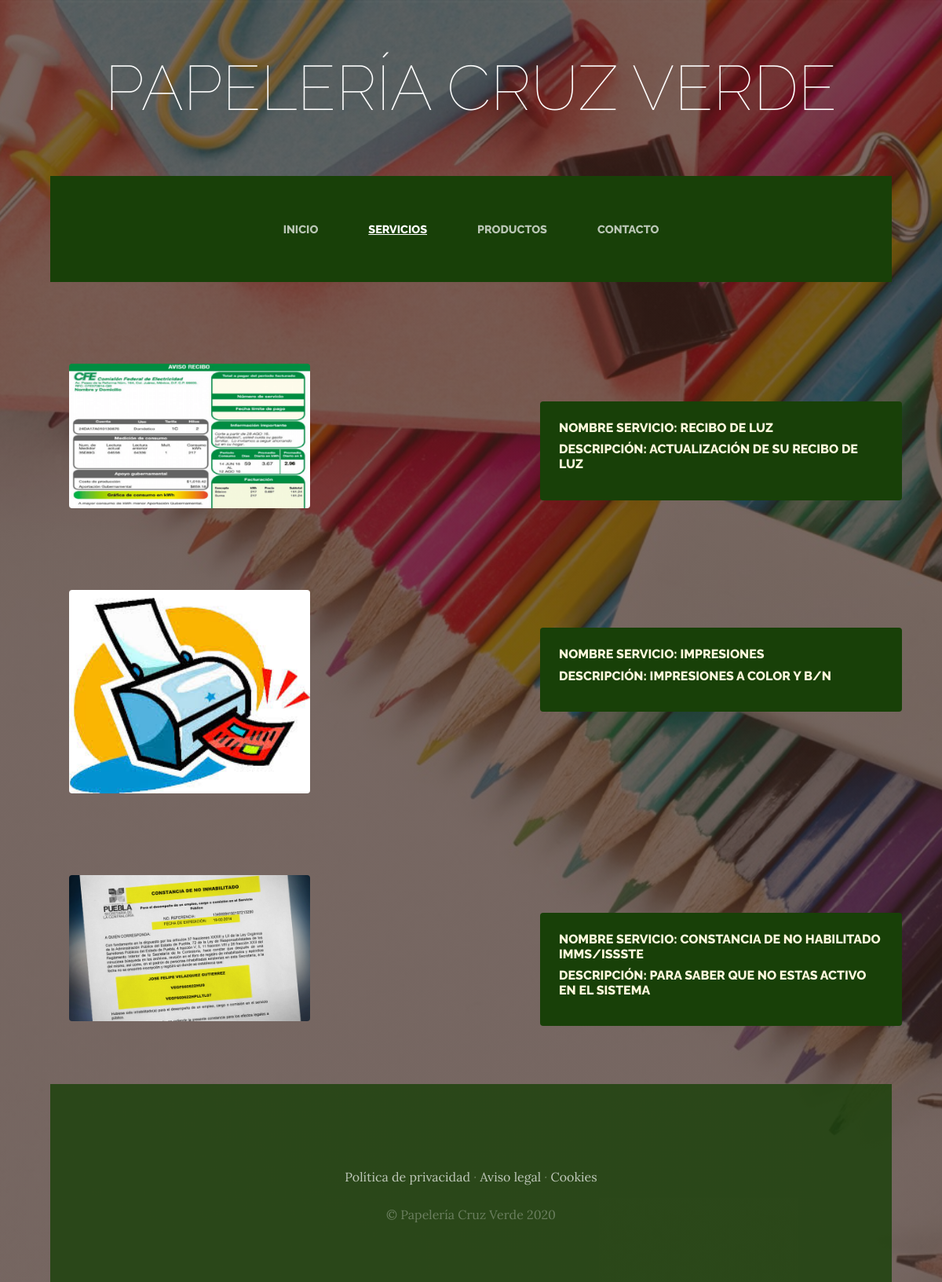
The app's page /servicios/ with its own data.
### servicios/models.py (models this page shows, shortened)
class Servicio(models.Model):
    titulo = models.CharField(max_length=50)
    contenido = models.CharField(max_length=50)
    imagen = models.ImageField(upload_to='servicios')
    created = models.DateTimeField(auto_now_add=True)
    updated = models.DateTimeField(auto_now_add=True)
    class Meta:
        verbose_name = 'servicio'
        verbose_name_plural = 'servicios'

### servicios/views.py (the view)
# urls.py: path('servicios/', include('servicios.urls')),
def servicios(request):
    servicios = Servicio.objects.all()
    return render(request,"servicios/servicios.html",{'servicios': servicios})

### servicios/templates/servicios/servicios.html (shortened to what this page needs)
{% extends 'ProyectoWebApp/base.html' %}
{% load static %}
{% block content %}
    {% for servicio in servicios %}
   <section class="page-section clearfix">
    <div class="container">
      <div class="intro">
        <img class="intro-img img-fluid mb-3 mb-lg-0 rounded" src="{{servicio.imagen.url}}" alt="" style="width: 30%;">
        <div class="intro-text left-0 text-left bg-faded p-4 rounded">
          <h2 class="section-heading mb-1" >
            <span class="section-heading-upper">Nombre servicio: {{servicio.titulo}}</span>
            <span class="section-heading-upper">Descripción: {{servicio.contenido}}</span>
          </h2>
        </div>
      </div>
    </div>
</section>
    {% endfor %}
{% endblock %}

### ProyectoWebApp/templates/ProyectoWebApp/base.html (shortened to what this page needs)
<html>
<head>
    {% load static %}
    <link href="{% static 'ProyectoWebApp/vendor/bootstrap/css/bootstrap.min.css' %}" rel="stylesheet">
    <link rel="stylesheet" href="{% static 'ProyectoWebApp/css/main.css' %}">
    <link href="{% static 'ProyectoWebApp/css/gestion.css' %}" rel="stylesheet">
</head>
<body>
    <h1 class="site-heading text-center text-white d-none d-lg-block">
        <span class="site-heading-lower">Papelería Cruz Verde</span>
      </h1>
 <nav class="navbar navbar-expand-lg navbar-dark py-lg-4" id="mainNav">
    <div class="container">
      <div class="collapse navbar-collapse" id="navbarResponsive">
        <ul class="navbar-nav mx-auto">
          <li class="nav-item {% if request.path == '/' %}active{% endif %} px-lg-4">
            <a class="nav-link text-uppercase text-expanded" href="{% url 'Home' %}">Inicio</a>
          </li>
          <li class="nav-item {% if request.path == '/servicios/' %}active{% endif %} px-lg-4">
            <a class="nav-link text-uppercase text-expanded" href="{% url 'Servicios' %}">Servicios</a>
          </li>
          <li class="nav-item {% if request.path|slice:':11' == '/productos/' %}active{% endif %} px-lg-4">
            <a class="nav-link text-uppercase text-expanded" href="{% url 'Productos' %}">Productos</a>
          </li>
          <li class="nav-item {% if request.path == '/contacto/' %}active{% endif %} px-lg-4">
            <a class="nav-link text-uppercase text-expanded" href="{% url 'Contacto' %}">Contacto</a>
          </li>
        </ul>
      </div>
    </div>
  </nav>
  {% block content %}
  {% endblock %}
    <footer class="footer text-faded text-center py-5">
      <div class="container">
        <p class="m-0 mbt">
        	<a href="sample.html" class="link">Política de privacidad</a> ·
        	<a href="sample.html" class="link">Aviso legal</a> ·
        	<a href="sample.html" class="link">Cookies</a>
		</p>
        <p class="m-0 mbt1">&copy; Papelería Cruz Verde 2020</p>
      </div>
	</footer>
</body>
</html>

### ProyectoWebApp/static/ProyectoWebApp/css/main.css (style rules this page uses)
* { box-sizing: border-box; }
body { background: #181818; color: #fff; line-height: 1.6; font-family: 'Quicksand', sans-serif; padding: 0 1.5em; }
.container { max-width: 1170px; margin-left: auto; margin-right: auto; padding: 1.5em; }
ul { list-style: none; padding: 0; }
@media (min-width: 700px) { body { padding: 0 4em; } }

### ProyectoWebApp/static/ProyectoWebApp/css/gestion.css (style rules this page uses)
body { font-family: 'Lora'; background: linear-gradient(rgba(47, 23, 15, 0.65), rgba(47, 23, 15, 0.65)), url("../img/bg_mainn.jpg"); background-attachment: fixed; background-position: center; background-size: cover; }
h1, h2, h3, h4, h5, h6 { font-family: 'Raleway'; }
p { line-height: 1.75; }
.text-faded { color: rgba(255, 255, 255, 0.3); }
.site-heading { margin-top: 5rem; margin-bottom: 5rem; text-transform: uppercase; line-height: 1; font-family: 'Raleway'; }
.site-heading .site-heading-lower { font-size: 5rem; font-weight: 100; line-height: 4rem; }
.page-section { margin-top: 5rem; margin-bottom: 5rem; }
.section-heading { text-transform: uppercase; }
.section-heading .section-heading-upper { display: block; font-size: 1rem; font-weight: 800; padding-bottom:.5rem; }
.bg-faded { background-color: rgba(255, 255, 255, 0.85); }
#mainNav { background-color: rgba(24, 64, 8); font-family: 'Raleway'; }
#mainNav .navbar-nav .nav-item .nav-link { color: rgba(255, 255, 255, 0.7); font-weight: 800; }
#mainNav .navbar-nav .nav-item.active .nav-link { color: #ffffff; text-decoration: underline; }
@media (min-width: 992px) { #mainNav .navbar-nav .nav-item .nav-link { font-size: 0.9rem; } }
.intro { position: relative; }
@media (min-width: 992px) { .intro .intro-img { width: 75%; float: left; } }
@media (min-width: 992px) { .intro .intro-text { left: 600; width: 60%; margin-top: 3rem; background-color: rgba(24, 64, 8); color: cornsilk; position: absolute; } }
@media (min-width: 1200px) { .intro .intro-text { width: 45%; } }
.footer { background-color: rgba(24, 64, 8, 0.8); }
.mbt { padding-top: 2rem; }
.mbt1 { padding-top: 1.25rem; }
a.link { color: rgba(255, 255, 255, 0.7); }

### records on screen
Servicio: imagen (picture), titulo "RECIBO DE LUZ", contenido "ACTUALIZACIÓN DE SU RECIBO DE LUZ"
Servicio: imagen (picture), titulo "IMPRESIONES", contenido "IMPRESIONES A COLOR Y B/N"
Servicio: imagen (picture), titulo "CONSTANCIA DE NO HABILITADO IMMS/ISSSTE", contenido "PARA SABER QUE NO ESTAS ACTIVO EN EL SISTEMA"
